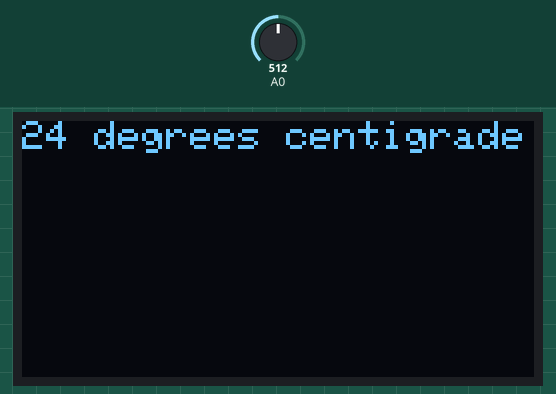
Simulated run of this sketch. Board: Arduino Uno, built with avr-gcc and run on an emulated ATmega328P. Parts: 128×64 one-colour display. The inputs (shaded band) are chosen by the test bench; at power-on: A0 = 512. Random numbers use the default seed unless the sketch sets one.

Above: at 4.2 s.
4.3 s: A0 set to 249
At 13.4 s:
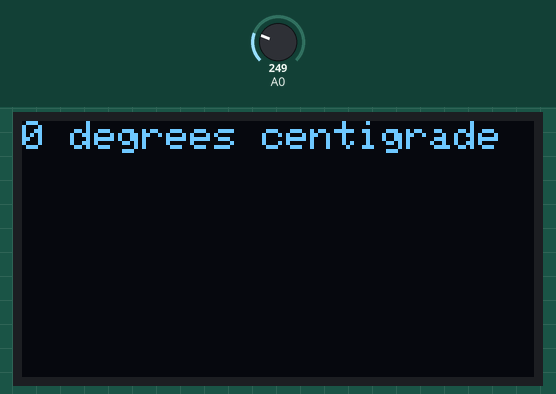
14.5 s: A0 set to 215
At 24.1 s:
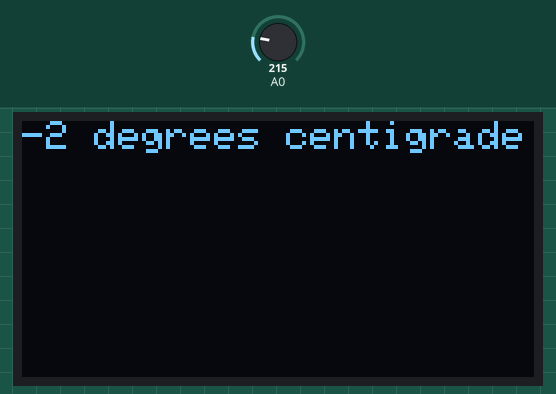
24.5 s: A0 set to 2
At 33.5 s:
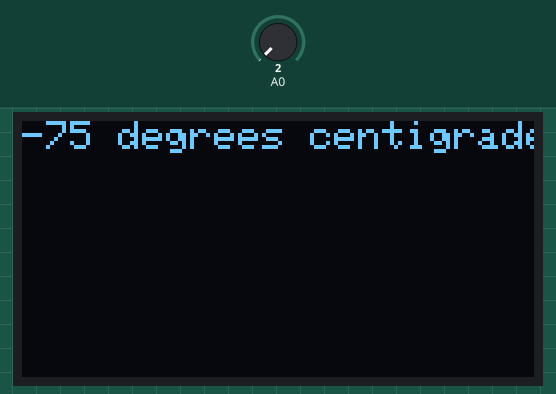
34.5 s: A0 set to 0
At 44.1 s:
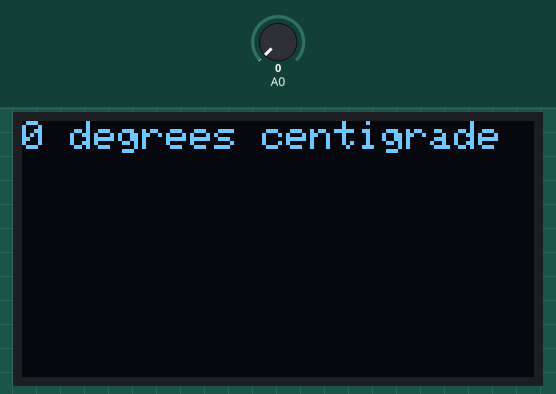
Timing chart, 0 to 45.6 s (numbered marks = the images above; inputs shaded):
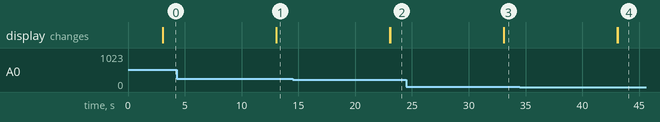

Measured:
- the behaviour switches between 231 and 230 on A0 (found by bisection; images 1 and 2)
- the behaviour switches between 1 and 0 on A0 (found by bisection; images 3 and 4)

The sketch:

TempSensorOnOled.ino
```cpp
// Simple I2C test for ebay 128x64 oled.

#include <Wire.h>
#include "SSD1306Ascii.h"
#include "SSD1306AsciiWire.h"
#include <math.h>


// 0X3C+SA0 - 0x3C or 0x3D
#define I2C_ADDRESS 0x3C

// Define proper RST_PIN if required.
#define RST_PIN -1

//Shortcut
SSD1306AsciiWire oled;

double Thermister(int RawADC) {
    double Temp;
    Temp = log(((10240000/RawADC) - 10000));
    Temp = 1/ (0.001129148 + (0.000234125 + (0.0000000876741 * Temp * Temp))* Temp);
    Temp = Temp - 273.15;
    return Temp;
  }

long forTheWorkers;


char* marxistPropaganda[]={"Spectre", "is", "haunting",
"Europe", "The Spectre of","Communism"};


//------------------------------------------------------------------------------
void setup() {
  Wire.begin();
  Wire.setClock(400000L);

#if RST_PIN >= 0
  oled.begin(&Adafruit128x64, I2C_ADDRESS, RST_PIN);
#else // RST_PIN >= 0
  oled.begin(&Adafruit128x64, I2C_ADDRESS);
#endif // RST_PIN >= 0

  oled.setFont(Adafruit5x7);

  uint32_t m = micros();
  oled.clear();
  oled.println("Made with Love for Mum" );
  oled.println("by Geoff and Sam");
  oled.println("12/09/2018");
  delay(3000);


}
//------------------------------------------------------------------------------
void loop() {
  forTheWorkers = random(100001);
  oled.clear();
  oled.println();
  oled.clear();
  int sensor = Thermister(analogRead(0));
  oled.print(sensor);
  oled.println(" degrees centigrade");
  delay(10000);
  oled.clear();
  oled.println();
  oled.clear();

 for (forTheWorkers >=99000; forTheWorkers >=99000; forTheWorkers++) {
    oled.println(marxistPropaganda[5]);
    oled.println(forTheWorkers);
    delay(10000);
    forTheWorkers = random(100001);
}

  }
```
